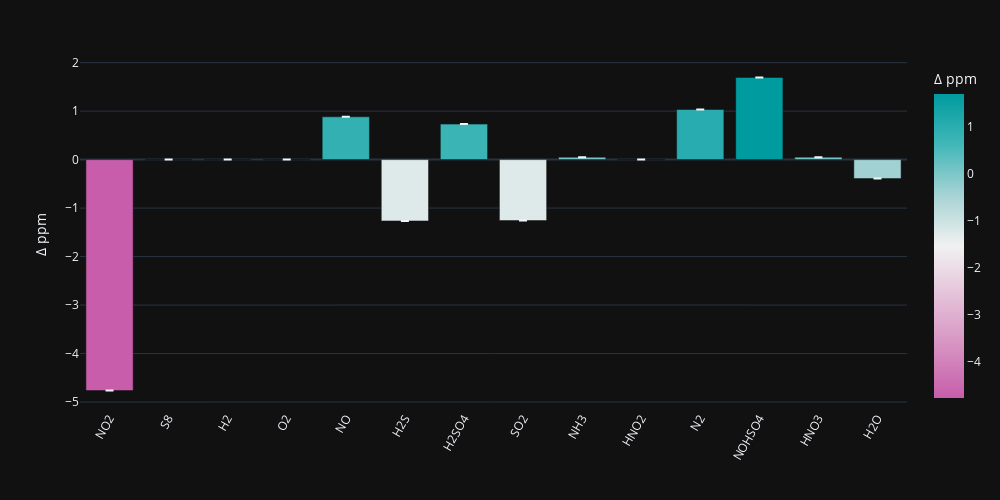

The notebook cell saved with this chart:
### Code cell
import plotly.express as px

fig = px.bar(
    df_m,
    x="comps",
    y="values",
    error_y="variance",
    error_y_minus="variance_minus",
    labels={"comps": "", "values": "\u0394 ppm"},
    color="values",
    color_continuous_scale="tropic_r",
    hover_data={
        "values": False,
        "comps": False,
        "variance": False,
        "error": (":.2e", df_m["variance"]),
        "specie": df_m["comps"],
        "PPM": (":.1f", df_m["values"]),
    },
    width=1000,
    height=500,
)

fig.update_xaxes(showgrid=False, tickangle=-60, tickmode="linear")

### Figure 1 — Plotly figure (JSON) as saved in the notebook; plotly's stock layout.template omitted (floating-point values rounded to 4 significant figures)
{"data": [{"alignmentgroup": "True", "customdata": [[0.0001795, 0.0001795, "NO2", -4.765], [8.903e-26, 8.903e-26, "S8", 4.101e-11], [8.434e-31, 8.434e-31, "H2", 3.213e-13], [1.392e-31, 1.392e-31, "O2", 2.086e-14], [3.123e-05, 3.123e-05, "NO", 0.8826], [1.856e-05, 1.856e-05, "H2S", -1.265], [1.956e-05, 1.956e-05, "H2SO4", 0.7321], [1.231e-05, 1.231e-05, "SO2", -1.258], [7.95e-07, 7.95e-07, "NH3", 0.04984], [7.157e-11, 7.157e-11, "HNO2", 0.0004729], [1.543e-05, 1.543e-05, "N2", 1.035], [2.594e-05, 2.594e-05, "NOHSO4", 1.696], [3.05e-07, 3.05e-07, "HNO3", 0.05088], [3.124e-06, 3.124e-06, "H2O", -0.3917]], "error_y": {"array": [0.0001795, 8.903e-26, 8.434e-31, 1.392e-31, 3.123e-05, 1.856e-05, 1.956e-05, 1.231e-05, 7.95e-07, 7.157e-11, 1.543e-05, 2.594e-05, 3.05e-07, 3.124e-06], "arrayminus": [-0.0001795, -8.903e-26, -8.434e-31, -1.392e-31, -3.123e-05, -1.856e-05, -1.956e-05, -1.231e-05, -7.95e-07, -7.157e-11, -1.543e-05, -2.594e-05, -3.05e-07, -3.124e-06]}, "hovertemplate": "error=%{customdata[1]:.2e}<br>specie=%{customdata[2]}<br>PPM=%{customdata[3]:.1f}<extra></extra>", "legendgroup": "", "marker": {"color": [-4.765, 4.101e-11, 3.213e-13, 2.086e-14, 0.8826, -1.265, 0.7321, -1.258, 0.04984, 0.0004729, 1.035, 1.696, 0.05088, -0.3917], "coloraxis": "coloraxis", "pattern": {"shape": ""}}, "name": "", "offsetgroup": "", "orientation": "v", "showlegend": false, "textposition": "auto", "type": "bar", "x": ["NO2", "S8", "H2", "O2", "NO", "H2S", "H2SO4", "SO2", "NH3", "HNO2", "N2", "NOHSO4", "HNO3", "H2O"], "xaxis": "x", "y": [-4.765, 4.101e-11, 3.213e-13, 2.086e-14, 0.8826, -1.265, 0.7321, -1.258, 0.04984, 0.0004729, 1.035, 1.696, 0.05088, -0.3917], "yaxis": "y"}], "layout": {"barmode": "relative", "coloraxis": {"colorbar": {"title": {"text": "Δ ppm"}}, "colorscale": [[0.0, "rgb(199, 93, 171)"], [0.1667, "rgb(214, 145, 193)"], [0.3333, "rgb(228, 193, 217)"], [0.5, "rgb(241, 241, 241)"], [0.6667, "rgb(167, 211, 212)"], [0.8333, "rgb(66, 183, 185)"], [1.0, "rgb(0, 155, 158)"]]}, "height": 500, "legend": {"tracegroupgap": 0}, "margin": {"t": 60}, "width": 1000, "xaxis": {"anchor": "y", "domain": [0.0, 1.0], "showgrid": false, "tickangle": -60, "tickmode": "linear", "title": {"text": ""}}, "yaxis": {"anchor": "x", "domain": [0.0, 1.0], "title": {"text": "Δ ppm"}}}}
